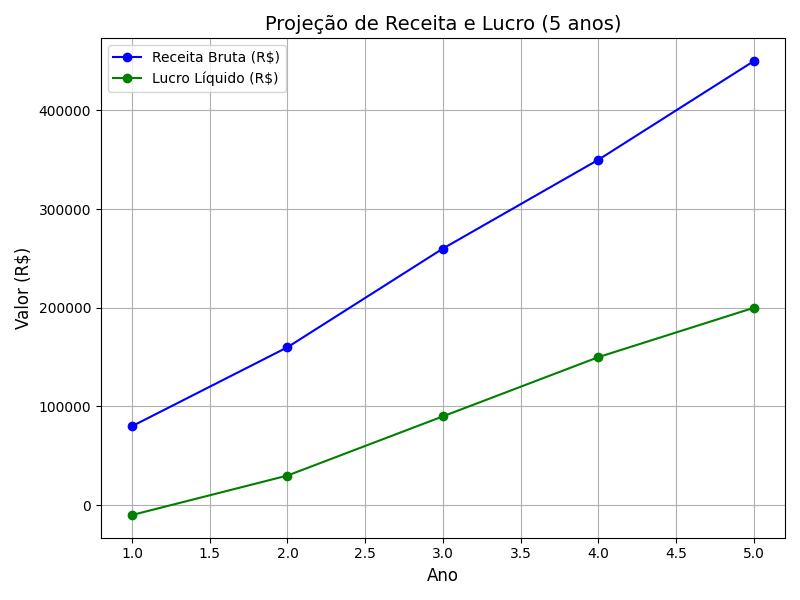

Generate this figure with Python:
import matplotlib.pyplot as plt

# Dados
anos = [1, 2, 3, 4, 5]
receita_bruta = [80000, 160000, 260000, 350000, 450000]
lucro_liquido = [-10000, 30000, 90000, 150000, 200000]

# Criar gráfico de linha
plt.figure(figsize=(8, 6))
plt.plot(anos, receita_bruta, marker='o',
         color='b', label='Receita Bruta (R$)')
plt.plot(anos, lucro_liquido, marker='o',
         color='g', label='Lucro Líquido (R$)')

plt.title('Projeção de Receita e Lucro (5 anos)', fontsize=14)
plt.xlabel('Ano', fontsize=12)
plt.ylabel('Valor (R$)', fontsize=12)
plt.grid(True)
plt.legend()

# Exibir gráfico
plt.tight_layout()
plt.show()
